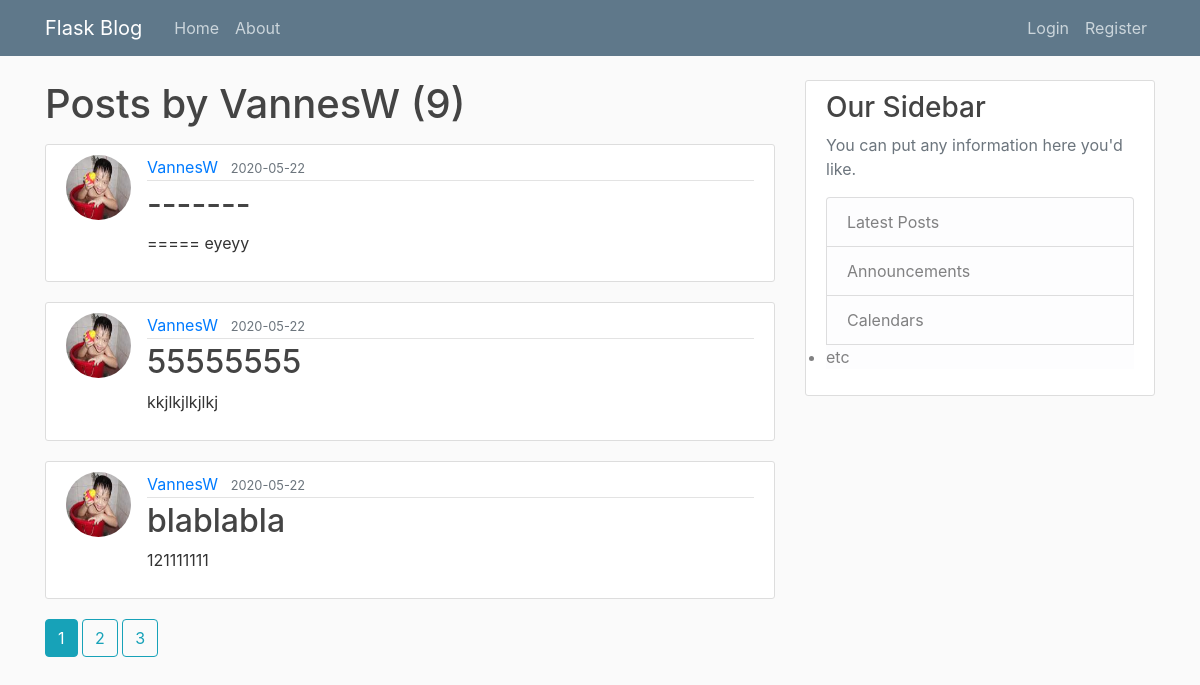
The app's page /user/VannesW with its own data.
### flaskblog/models.py (models this page shows, shortened)
class User(db.Model, UserMixin):
    id = db.Column(db.Integer, primary_key = True)
    username = db.Column(db.String(20), unique = True, nullable=False)
    email = db.Column(db.String(120), unique = True, nullable=False)
    image_file = db.Column(db.String(20), nullable=False, default='default.jpg')
    password = db.Column(db.String(60), nullable=False)
    posts = db.relationship('Post', backref='author', lazy=True)

class Post(db.Model):
    id = db.Column(db.Integer, primary_key = True)
    title = db.Column(db.String(100), nullable=False)
    date_posted = db.Column(db.DateTime, nullable=False, default=datetime.utcnow)
    content = db.Column(db.Text, nullable=False)
    user_id = db.Column(db.Integer, db.ForeignKey('user.id'), nullable=False)

### flaskblog/users/routes.py (the view)
@users.route('/user/<string:username>')
def user_posts(username):
    page = request.args.get('page', 1, type=int)
    user = User.query.filter_by(username=username).first_or_404()
    posts = Post.query.filter_by(author=user)\
        .order_by(Post.date_posted.desc())\
        .paginate(page=page, per_page=3)
    return render_template('user_posts.html', posts=posts, user=user)

### flaskblog/templates/user_posts.html
{% extends "layout.html" %}
{% block content %}
    <h1 class="mb-3">Posts by {{ user.username }} ({{ posts.total }})</h1>
    {% for post in posts.items %}
        <article class="media content-section">
            <img class="rounded-circle article-img" src="{{ url_for('static', filename='profile_pics/' + post.author.image_file)  }}">
            <div class="media-body">
                <div class="article-metadata">
                    <a class="mr-2" href="{{ url_for('users.user_posts', username=post.author.username) }}">{{ post.author.username }}</a>
                    <small class="text-muted">{{ post.date_posted.strftime('%Y-%m-%d') }}</small>
                </div>
                <h2><a class="article-title" href="{{ url_for('posts.post', post_id=post.id) }}">{{ post.title }}</a></h2>
                <p class="article-content">{{ post.content }}</p>
            </div>
        </article>
    {% endfor %}
    {% for page_num in posts.iter_pages(left_edge=1, right_edge=1, left_current=1, right_current=2) %}
        {% if page_num %}
            {% if posts.page == page_num %}
                <a class="btn btn-info mb-4"href ="{{ url_for('users.user_posts', username=user.username, page=page_num) }}">{{ page_num }}</a>
            {% else %}
                <a class="btn btn-outline-info mb-4"href ="{{ url_for('main.home', page=page_num) }}">{{ page_num }}</a>
            {% endif %}
        {% else %}
            ...
        {% endif %}
    {% endfor %}
{% endblock content %}

### flaskblog/templates/layout.html (shortened to what this page needs)
<!DOCTYPE html>
<html>
    <head>
        <link rel="stylesheet" href="https://stackpath.bootstrapcdn.com/bootstrap/4.4.1/css/bootstrap.min.css">
        <link rel="stylesheet" type="text/css" href="{{ url_for('static', filename='main.css') }}">
    </head>
    <body>
        <header class="site-header">
            <nav class="navbar navbar-expand-md navbar-dark bg-steel fixed-top">
              <div class="container">
                <a class="navbar-brand mr-4" href="/">Flask Blog</a>
                <div class="collapse navbar-collapse" id="navbarToggle">
                  <div class="navbar-nav mr-auto">
                    <a class="nav-item nav-link" href="{{ url_for('main.home') }}">Home</a>
                    <a class="nav-item nav-link" href="{{ url_for('main.about') }}">About</a>
                  </div>
                  <div class="navbar-nav">
                    {% if current_user.is_authenticated %}
                    <a class="nav-item nav-link" href="{{ url_for('posts.new_post') }}">New Post</a>
                    <a class="nav-item nav-link" href="{{ url_for('users.account') }}">Account</a>
                    <a class="nav-item nav-link" href="{{ url_for('users.logout') }}">Logout</a>
                    {% else %}
                        <a class="nav-item nav-link" href="{{ url_for('users.login') }}">Login</a>
                        <a class="nav-item nav-link" href="{{ url_for('users.register') }}">Register</a>
                    {% endif %}
                  </div>
                </div>
              </div>
            </nav>
        </header>
        <main role="main" class="container">
            <div class="row">
                <div class="col-md-8">
                    {% block content %}{% endblock %}
                </div>
                <div class="col-md-4">
                    <div class="content-section">
                        <h3>Our Sidebar</h3>
                        <p class='text-muted'>You can put any information here you'd like.
                            <ul class="list-group">
                                <li class="list-group-item list-group-item-light">Latest Posts</li>
                                <li class="list-group-item list-group-item-light">Announcements</li>
                                <li class="list-group-item list-group-item-light">Calendars</li>
                                <li class="list-group-ite m list-group-item-light">etc</li>
                            </ul>
                        </p>
                    </div>
                </div>
            </div>
        </main>
    </body>
</html>

### flaskblog/static/main.css (style rules this page uses)
body { background: #fafafa; color: #333333; margin-top: 5rem; }
h1, h2, h3, h4, h5, h6 { color: #444444; }
.bg-steel { background-color: #5f788a; }
.site-header .navbar-nav .nav-link { color: #cbd5db; }
.content-section { background: #ffffff; padding: 10px 20px; border: 1px solid #dddddd; border-radius: 3px; margin-bottom: 20px; }
.article-title { color: #444444; }
.article-content { white-space: pre-line; }
.article-img { height: 65px; width: 65px; margin-right: 16px; }
.article-metadata { padding-bottom: 1px; margin-bottom: 4px; border-bottom: 1px solid #e3e3e3 }

### records on screen
User: username "VannesW"
Post: image_file (picture), author.username "VannesW", date_posted "2020-05-22", title "-------", content "===== eyeyy"
Post: image_file (picture), author.username "VannesW", date_posted "2020-05-22", title "55555555", content "kkjlkjlkjlkj"
Post: image_file (picture), author.username "VannesW", date_posted "2020-05-22", title "blablabla", content "121111111"

### other values on screen
{{ posts.total }} "9"
{{ page_num }} "1"
{{ page_num }} "2" "3"
